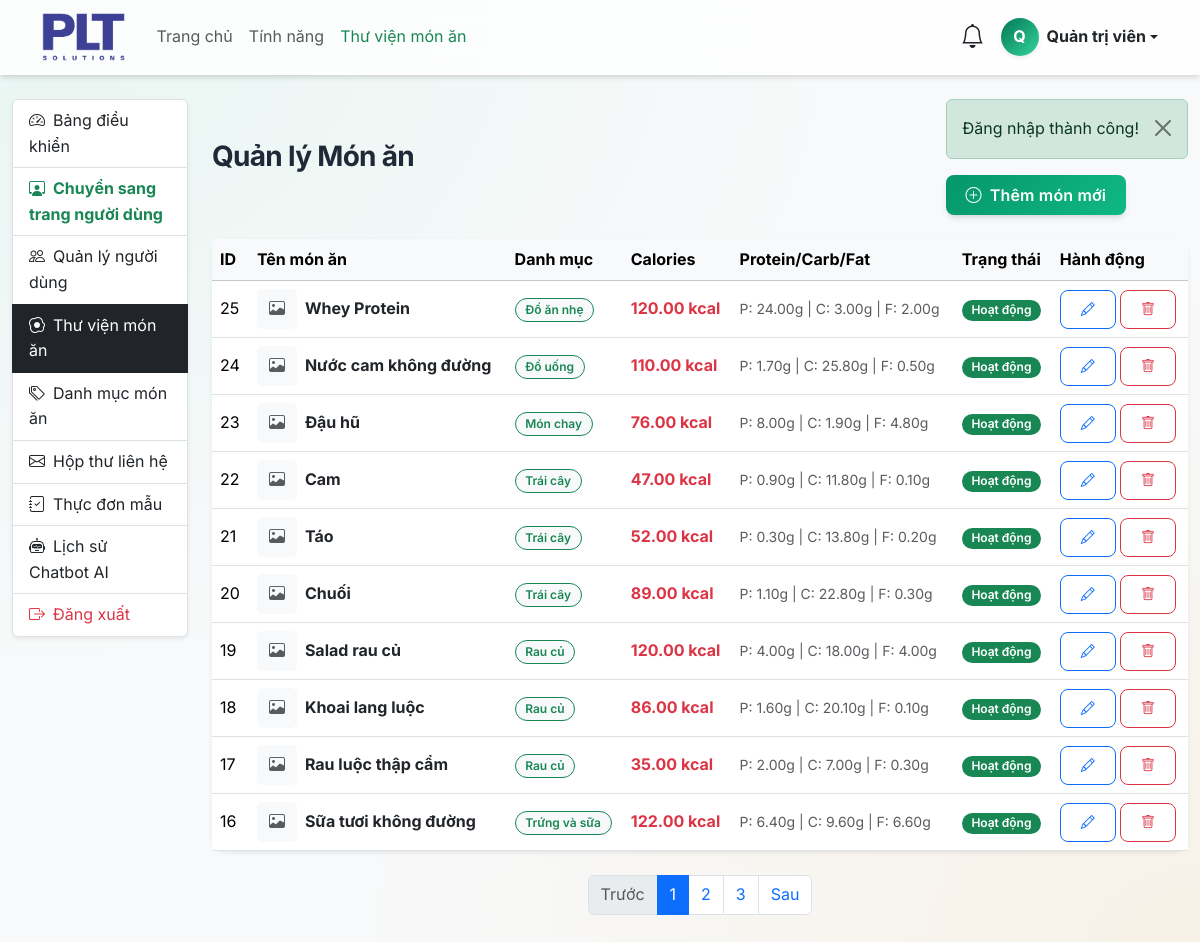
Page /admin/foods.php (signed in) on the earlier database version.
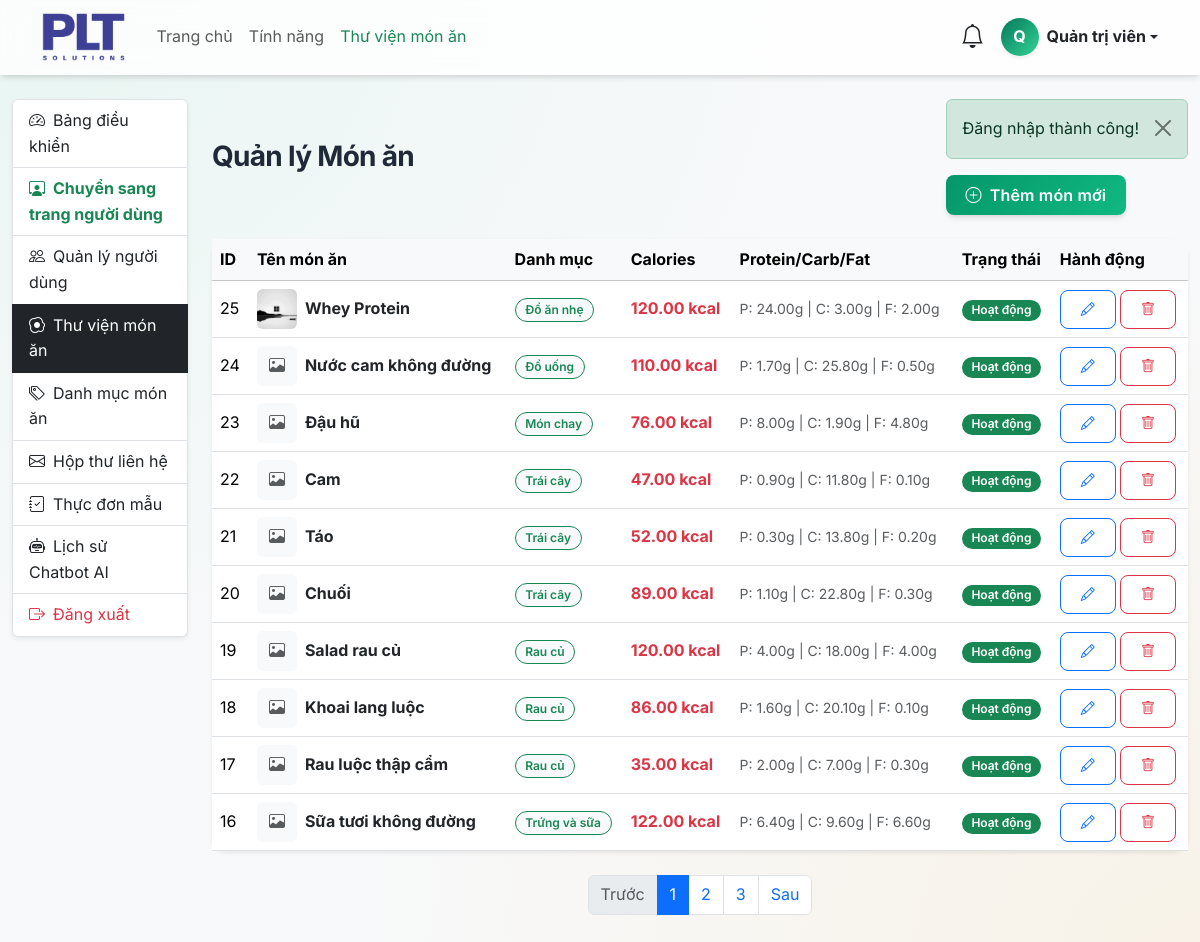
Same page on the later database version.
### tables this page shows
CREATE TABLE IF NOT EXISTS `foods` (
  `id` bigint UNSIGNED NOT NULL AUTO_INCREMENT,
  `category_id` bigint UNSIGNED DEFAULT NULL,
  `name` varchar(180) NOT NULL,
  `slug` varchar(200) NOT NULL,
  `image` varchar(255) DEFAULT NULL,
  `description` text,
  `ingredients` text,
  `instructions` text,
  `serving_size` decimal(8,2) NOT NULL DEFAULT '100.00',
  `serving_unit` varchar(50) NOT NULL DEFAULT 'g',
  `calories` decimal(8,2) NOT NULL DEFAULT '0.00',
  `protein` decimal(8,2) NOT NULL DEFAULT '0.00',
  `carbs` decimal(8,2) NOT NULL DEFAULT '0.00',
  `fat` decimal(8,2) NOT NULL DEFAULT '0.00',
  `fiber` decimal(8,2) NOT NULL DEFAULT '0.00',
  `sugar` decimal(8,2) NOT NULL DEFAULT '0.00',
  `sodium` decimal(10,2) NOT NULL DEFAULT '0.00',
  `diet_type` varchar(255) DEFAULT 'normal',
  `is_premium` tinyint(1) NOT NULL DEFAULT '0',
  `status` enum('active','inactive') NOT NULL DEFAULT 'active',
  `created_by` bigint UNSIGNED DEFAULT NULL,
  `created_at` timestamp NOT NULL DEFAULT CURRENT_TIMESTAMP,
  `updated_at` timestamp NOT NULL DEFAULT CURRENT_TIMESTAMP ON UPDATE CURRENT_TIMESTAMP,
  PRIMARY KEY (`id`),
  UNIQUE KEY `slug` (`slug`),
  KEY `fk_foods_created_by` (`created_by`),
  KEY `idx_foods_name` (`name`),
  KEY `idx_foods_category` (`category_id`),
  KEY `idx_foods_status` (`status`),
  KEY `idx_foods_premium` (`is_premium`)
);

CREATE TABLE IF NOT EXISTS `food_categories` (
  `id` bigint UNSIGNED NOT NULL AUTO_INCREMENT,
  `name` varchar(120) NOT NULL,
  `slug` varchar(140) NOT NULL,
  `description` text,
  `status` enum('active','inactive') NOT NULL DEFAULT 'active',
  `created_at` timestamp NOT NULL DEFAULT CURRENT_TIMESTAMP,
  `updated_at` timestamp NOT NULL DEFAULT CURRENT_TIMESTAMP ON UPDATE CURRENT_TIMESTAMP,
  PRIMARY KEY (`id`),
  UNIQUE KEY `slug` (`slug`),
  KEY `idx_food_categories_status` (`status`)
);

### includes/functions.php (called while the page is built, shortened)
<?php
function food_image_url($image) {
    $fallback = BASE_URL . '/img/bg1.jpg';
    $image = str_replace('\\', '/', trim($image));
    $relative = '/' . ltrim($image, '/');
    $full_path = dirname(__DIR__) . str_replace('/', DIRECTORY_SEPARATOR, $relative);
    if (is_file($full_path)) {
        return BASE_URL . $relative;
    }
    return $fallback;
}

### admin/foods.php (the view, shortened to what the changed rows need)
<?php
$database = new Database();
$conn = $database->getConnection();
require_once __DIR__ . '/../includes/functions.php';
$page = isset($_GET['page']) ? (int)$_GET['page'] : 1;
$limit = 10;
$offset = ($page - 1) * $limit;
$stmt = $conn->prepare("
    SELECT f.id, f.name, f.image, f.calories, f.protein, f.carbs, f.fat, f.status, c.name as category_name
    FROM foods f
    LEFT JOIN food_categories c ON f.category_id = c.id
    ORDER BY f.id DESC LIMIT :limit OFFSET :offset
");
$stmt->bindValue(':limit', (int)$limit, PDO::PARAM_INT);
$stmt->bindValue(':offset', (int)$offset, PDO::PARAM_INT);
$stmt->execute();
$foods = $stmt->fetchAll(PDO::FETCH_ASSOC);
require_once __DIR__ . '/../includes/header.php';
?>
<div class="container-fluid py-4">
    <div class="row">
        <div class="col-md-10">
            <div class="card shadow-sm border-0">
                <div class="card-body p-0">
                    <div class="table-responsive">
                        <table class="table table-hover align-middle mb-0">
                            <thead class="table-light">
                                <tr>
                                    <th>ID</th>
                                    <th>Tên món ăn</th>
                                    <th>Danh mục</th>
                                    <th>Calories</th>
                                    <th>Protein/Carb/Fat</th>
                                    <th>Trạng thái</th>
                                    <th>Hành động</th>
                                </tr>
                            </thead>
                            <tbody>
                                <?php foreach ($foods as $f): ?>
                                <tr>
                                    <td><?php echo $f['id']; ?></td>
                                    <td>
                                        <div class="d-flex align-items-center">
                                            <?php if (!empty($f['image'])): ?>
                                                <img src="<?php echo food_image_url($f['image']); ?>" alt="Hình ảnh" class="rounded me-2" style="width: 40px; height: 40px; object-fit: cover;">
                                            <?php else: ?>
                                                <div class="bg-light rounded d-flex align-items-center justify-content-center me-2 text-muted" style="width: 40px; height: 40px;">
                                                    <i class="bi bi-image"></i>
                                                </div>
                                            <?php endif; ?>
                                            <a href="<?php echo BASE_URL; ?>/food-detail.php?id=<?php echo $f['id']; ?>" target="_blank" class="text-decoration-none fw-bold text-dark">
                                                <?php echo htmlspecialchars($f['name']); ?>
                                            </a>
                                        </div>
                                    </td>
                                    <td><span class="badge bg-light text-success border border-success"><?php echo htmlspecialchars($f['category_name'] ?? 'Khác'); ?></span></td>
                                    <td class="text-danger fw-bold"><?php echo $f['calories']; ?> kcal</td>
                                    <td class="text-muted small">
                                        P: <?php echo $f['protein']; ?>g | C: <?php echo $f['carbs']; ?>g | F: <?php echo $f['fat']; ?>g
                                    </td>
                                    <td>
                                        <?php if ($f['status'] === 'active'): ?>
                                            <span class="badge bg-success">Hoạt động</span>
                                        <?php else: ?>
                                            <span class="badge bg-secondary">Đã ẩn</span>
                                        <?php endif; ?>
                                    </td>
                                    <td>
                                        <div class="d-flex gap-1">
                                            <a href="<?php echo BASE_URL; ?>/admin/food-edit.php?id=<?php echo $f['id']; ?>" class="btn btn-sm btn-outline-primary" title="Sửa"><i class="bi bi-pencil"></i></a>
                                            <form method="POST" onsubmit="return confirm('Bạn có chắc chắn muốn xóa món ăn này không?');" class="d-inline">
                                                <button type="submit" class="btn btn-sm btn-outline-danger" title="Xóa"><i class="bi bi-trash"></i></button>
                                            </form>
                                        </div>
                                    </td>
                                </tr>
                                <?php endforeach; ?>
                            </tbody>
                        </table>
                    </div>
                </div>
            </div>
        </div>
    </div>
</div>
</body>
</html>

Differences in the rows shown:
changed foods "Whey Protein": image: picture added
